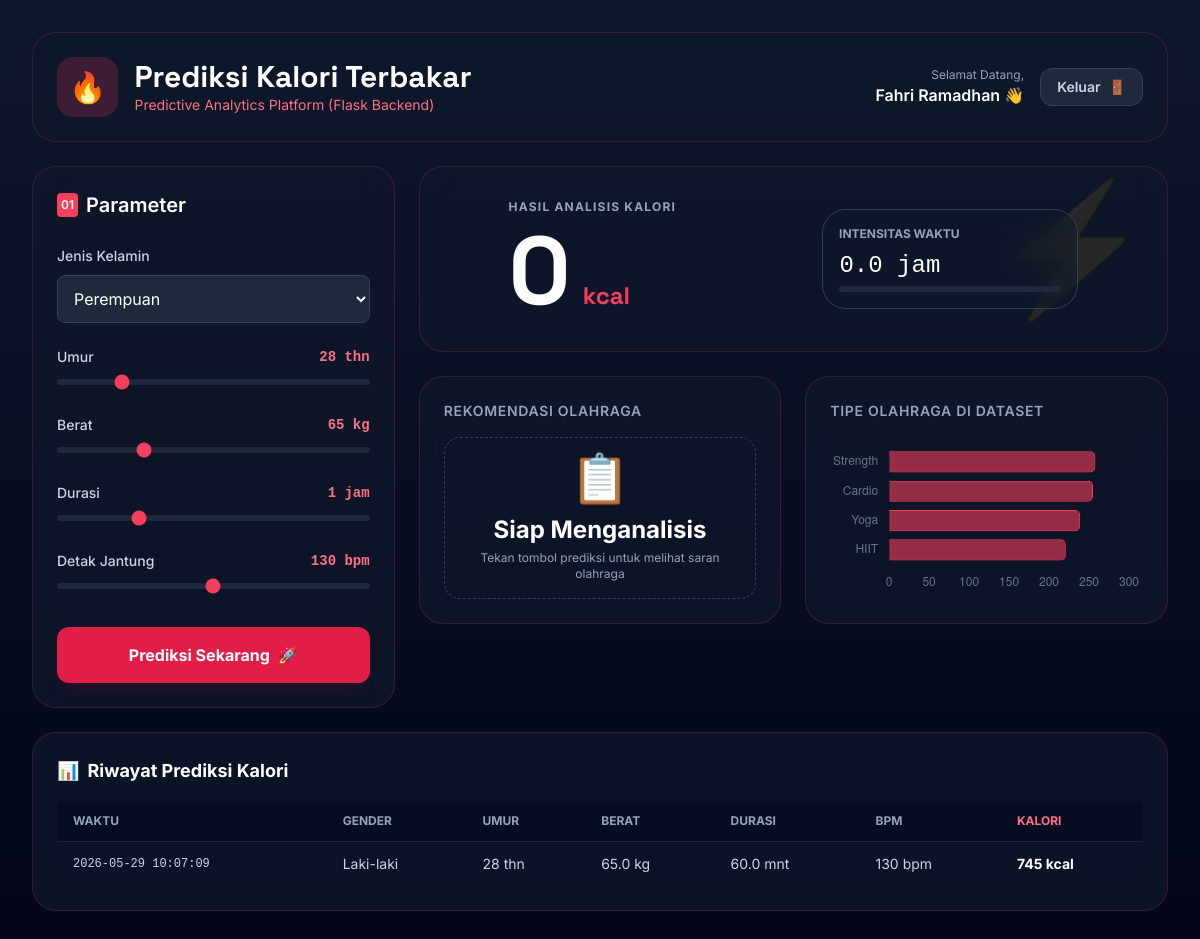
Page / (signed in) on the earlier database version.
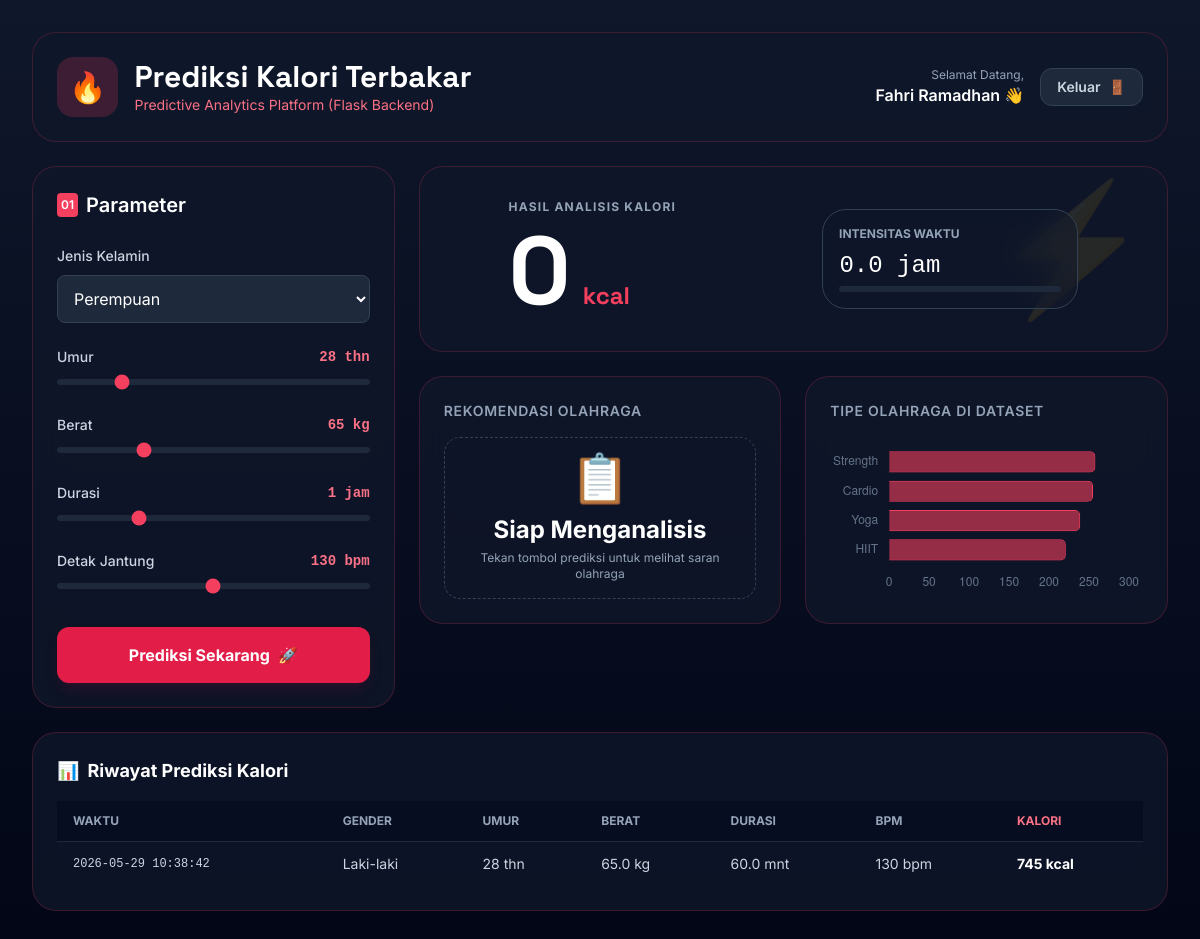
Same page on the later database version.
### tables this page shows
CREATE TABLE prediction_history (
                id INTEGER PRIMARY KEY AUTOINCREMENT,
                user_id INTEGER NOT NULL,
                gender TEXT NOT NULL,
                age INTEGER NOT NULL,
                weight REAL NOT NULL,
                duration REAL NOT NULL,
                bpm INTEGER NOT NULL,
                predicted_calories INTEGER NOT NULL,
                timestamp DATETIME DEFAULT CURRENT_TIMESTAMP,
                FOREIGN KEY (user_id) REFERENCES users (id) ON DELETE CASCADE
            );

### app.py (the view)
@app.route('/')
def home():
    if 'user_id' not in session:
        return redirect(url_for('login'))
    conn = get_db_connection()
    history_rows = execute_sql(conn, '''
        SELECT gender, age, weight, duration, bpm, predicted_calories, timestamp
        FROM prediction_history
        WHERE user_id = ?
        ORDER BY timestamp DESC
    ''', (session['user_id'],)).fetchall()
    conn.close()
    history = []
    for row in history_rows:
        ts = row['timestamp']
        if ts is not None and not isinstance(ts, str):
            ts_str = ts.strftime('%Y-%m-%d %H:%M:%S')
        else:
            ts_str = ts or ""
        history.append({
            'gender': row['gender'],
            'age': row['age'],
            'weight': row['weight'],
            'duration': row['duration'],
            'bpm': row['bpm'],
            'predicted_calories': row['predicted_calories'],
            'timestamp': ts_str
        })
    return render_template('index.html', fullname=session['fullname'], history=history)

### app.py (called while the page is built)
def get_db_connection():
    if DATABASE_URL:
        import psycopg2
        import psycopg2.extras
        conn = psycopg2.connect(DATABASE_URL, cursor_factory=psycopg2.extras.DictCursor)
        return conn
    else:
        conn = sqlite3.connect(DATABASE)
        conn.row_factory = sqlite3.Row
        return conn

def execute_sql(conn, query, params=()):
    if DATABASE_URL:
        query = query.replace('?', '%s')
    cur = conn.cursor()
    cur.execute(query, params)
    return cur

### templates/index.html (shortened to what this page needs)
<!doctype html>
<html lang="id">
  <head>
    <link rel="stylesheet" href="{{ url_for('static', filename='css/style.css') }}">
    <script src="https://cdn.tailwindcss.com"></script>
  </head>
  <body class="p-4 md:p-8">
    <div class="max-w-6xl mx-auto space-y-6">
      <header class="glass p-6 flex flex-col md:flex-row justify-between items-center gap-4">
        <div class="flex items-center gap-4">
          <div class="p-3 bg-rose-500/20 rounded-2xl text-3xl">🔥</div>
          <div>
            <h1 class="header-font text-3xl font-bold text-white">Prediksi Kalori Terbakar</h1>
            <p class="text-rose-400 text-sm">Predictive Analytics Platform (Flask Backend)</p>
          </div>
        </div>
        <div class="flex items-center gap-4">
          <div class="text-right hidden md:block">
            <p class="text-slate-400 text-xs">Selamat Datang,</p>
            <p class="text-white font-semibold">{{ fullname }} 👋</p>
          </div>
          <a href="{{ url_for('logout') }}" class="px-4 py-2 bg-slate-800 hover:bg-slate-700 text-slate-300 hover:text-white text-sm font-semibold rounded-xl border border-slate-700 transition-all active:scale-95 flex items-center gap-2">
            <span>Keluar</span>
            <span>🚪</span>
          </a>
        </div>
      </header>
      <div class="grid grid-cols-1 lg:grid-cols-12 gap-6">
        <div class="lg:col-span-4 space-y-6">
          <div class="glass p-6">
            <h2 class="text-xl font-semibold mb-6 flex items-center gap-2 text-white">
              <span class="p-1 bg-rose-500 rounded text-xs">01</span> Parameter
            </h2>
            <div id="controls" class="space-y-6 mb-8"></div>
            <button onclick="startPrediction()" id="predict-btn" class="w-full py-4 bg-rose-600 hover:bg-rose-500 text-white font-bold rounded-xl transition-all shadow-lg shadow-rose-900/20 active:scale-95 flex items-center justify-center gap-2">
               <span id="btn-text">Prediksi Sekarang</span>
               <span>🚀</span>
            </button>
          </div>
        </div>
        <div class="lg:col-span-8 space-y-6" id="result-area">
          <div class="glass p-8 relative overflow-hidden flex flex-col md:flex-row items-center justify-around gap-8">
            <div class="absolute top-0 right-0 p-4 opacity-10 text-9xl">⚡</div>
            <div class="text-center md:text-left">
              <h3 class="text-slate-400 uppercase tracking-widest text-xs font-bold mb-2">Hasil Analisis Kalori</h3>
              <div class="text-7xl md:text-8xl font-bold header-font text-white flex items-baseline gap-3">
                <span id="prediction-value">0</span>
                <span class="text-2xl text-rose-500">kcal</span>
              </div>
            </div>
            <div class="w-full md:w-64 glass bg-slate-900/50 p-4 border-slate-700">
               <p class="text-xs text-slate-400 mb-2 uppercase font-bold">Intensitas Waktu</p>
               <div class="text-2xl font-mono text-white mb-1" id="duration-text">0.0 jam</div>
               <div class="h-1.5 w-full bg-slate-800 rounded-full overflow-hidden">
               </div>
            </div>
          </div>
          <div class="grid grid-cols-1 md:grid-cols-2 gap-6">
            <div class="glass p-6 flex flex-col">
              <h3 class="text-sm text-slate-400 mb-4 uppercase tracking-wider font-semibold">Rekomendasi Olahraga </h3>
              <div id="recommendation-box" class="flex-grow flex flex-col items-center justify-center p-4 bg-slate-900/40 rounded-2xl border border-dashed border-slate-700 text-center">
                <div id="rec-icon" class="text-5xl mb-3">📋</div>
                <div id="rec-type" class="text-2xl font-bold text-white mb-1">Siap Menganalisis</div>
                <div id="rec-desc" class="text-xs text-slate-400">Tekan tombol prediksi untuk melihat saran olahraga</div>
              </div>
            </div>
            <div class="glass p-6">
              <h3 class="text-sm text-slate-400 mb-4 uppercase tracking-wider font-semibold">Tipe Olahraga di Dataset</h3>
              <canvas id="typeChart" height="150"></canvas>
            </div>
          </div>
        </div>
      </div>
      <div class="glass p-6">
        <h3 class="text-lg font-bold text-white mb-4 flex items-center gap-2">
          <span>📊</span> Riwayat Prediksi Kalori
        </h3>
        <div class="overflow-x-auto">
          <table class="w-full text-left text-sm text-slate-300">
            <thead class="text-xs uppercase text-slate-400 border-b border-slate-800 bg-slate-950/40">
              <tr>
                <th class="py-3 px-4">Waktu</th>
                <th class="py-3 px-4">Gender</th>
                <th class="py-3 px-4">Umur</th>
                <th class="py-3 px-4">Berat</th>
                <th class="py-3 px-4">Durasi</th>
                <th class="py-3 px-4">BPM</th>
                <th class="py-3 px-4 text-rose-400">Kalori</th>
              </tr>
            </thead>
            <tbody id="history-table-body" class="divide-y divide-slate-800/50">
              {% if history %}
                {% for row in history %}
                <tr class="hover:bg-slate-900/30 transition-all">
                  <td class="py-3 px-4 font-mono text-xs">{{ row.timestamp }}</td>
                  <td class="py-3 px-4">{{ row.gender }}</td>
                  <td class="py-3 px-4">{{ row.age }} thn</td>
                  <td class="py-3 px-4">{{ row.weight }} kg</td>
                  <td class="py-3 px-4">{{ row.duration }} mnt</td>
                  <td class="py-3 px-4">{{ row.bpm }} bpm</td>
                  <td class="py-3 px-4 font-bold text-white">{{ row.predicted_calories }} kcal</td>
                </tr>
                {% endfor %}
              {% else %}
                <tr id="no-history-row">
                  <td colspan="7" class="py-8 text-center text-slate-500 italic">Belum ada riwayat prediksi. Coba lakukan prediksi pertama Anda!</td>
                </tr>
              {% endif %}
            </tbody>
          </table>
        </div>
      </div>
    </div>
  </body>
</html>

### static/css/style.css (style rules this page uses)
:root { --accent: #f43f5e; }
body { font-family: "Inter", sans-serif; background: linear-gradient(180deg, #0f172a 0%, #020617 100%); color: #e2e8f0; min-height: 100vh; }
.header-font { font-family: "Space Grotesk", sans-serif; }
.glass { background: rgba(15, 23, 42, 0.8); backdrop-filter: blur(12px); border: 1px solid rgba(244, 63, 94, 0.2); border-radius: 1.5rem; }

Differences in the rows shown:
changed prediction_history "Laki-laki": timestamp "2026-05-29 10:07:09" → "2026-05-29 10:38:42"
